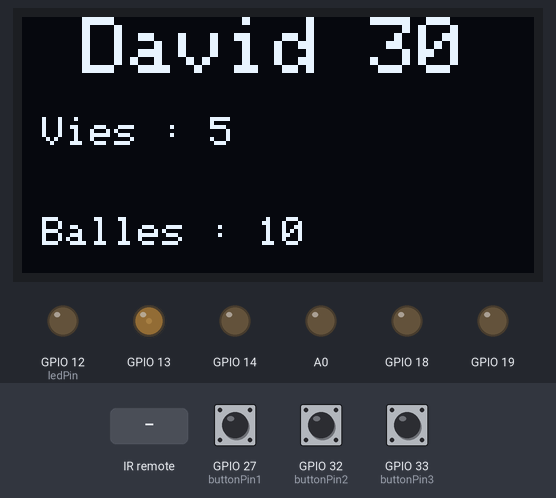
A sketch run on a simulated ESP8266 (NodeMCU). On the bench: 128×64 one-colour display, output pins drawn as LEDs (lit = HIGH). Dashed ring = blinking. Inputs (shaded band) come from the test bench; at power-on: GPIO 27 (buttonPin1) HIGH, GPIO 32 (buttonPin2) HIGH, GPIO 33 (buttonPin3) HIGH. What the sketch prints to the serial monitor is not drawn.

Above: at 1.2 s.
1.3 s: infrared code 0x700200 received
At 1.7 s:
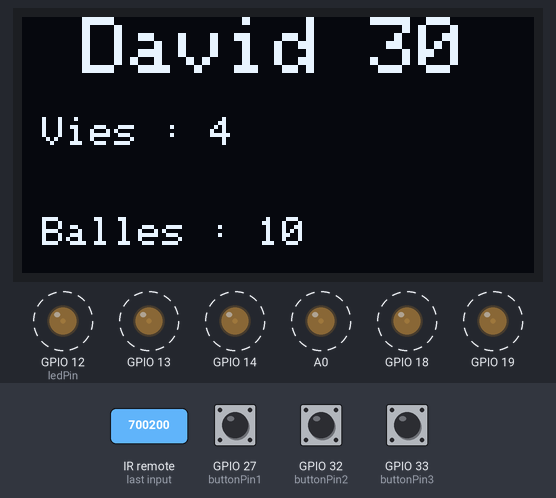
4.3 s: GPIO 27 (buttonPin1) pulled LOW for 3.2 s
At 8.2 s:
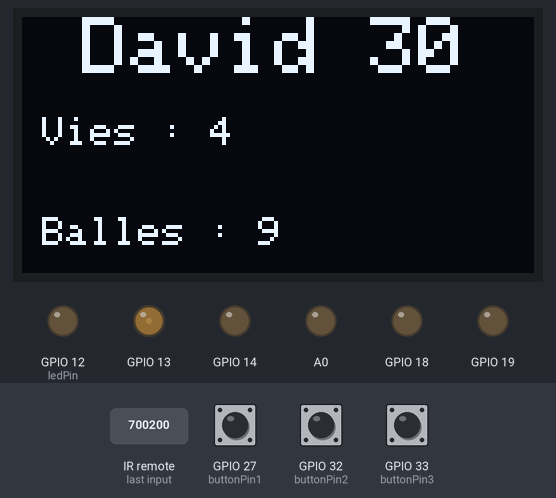
9.0 s: GPIO 32 (buttonPin2) pulled LOW for 0.15 s
At 9.4 s:
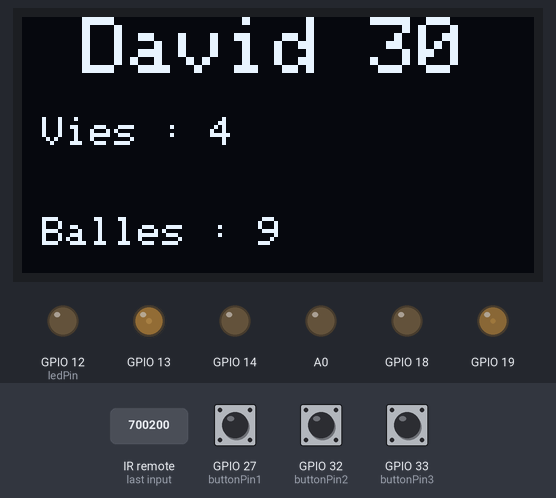
11.1 s: GPIO 33 (buttonPin3) pulled LOW for 0.15 s
At 12.8 s:
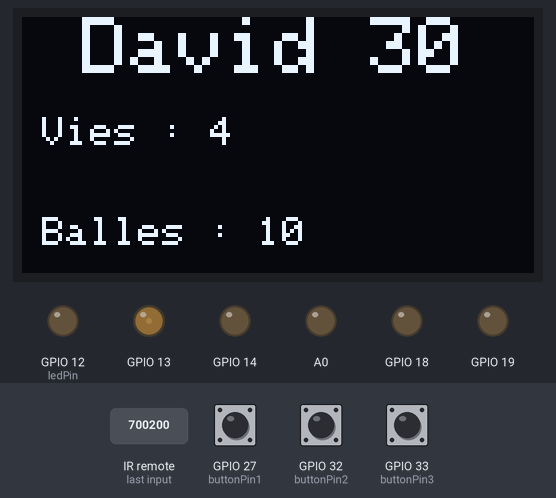
13.1 s: GPIO 32 (buttonPin2) pulled LOW for 1 s
At 14.4 s:
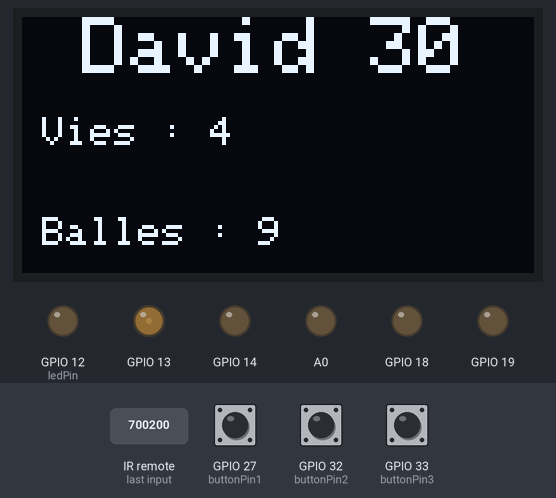
15.6 s: infrared code 0x700300 received
At 17.0 s:
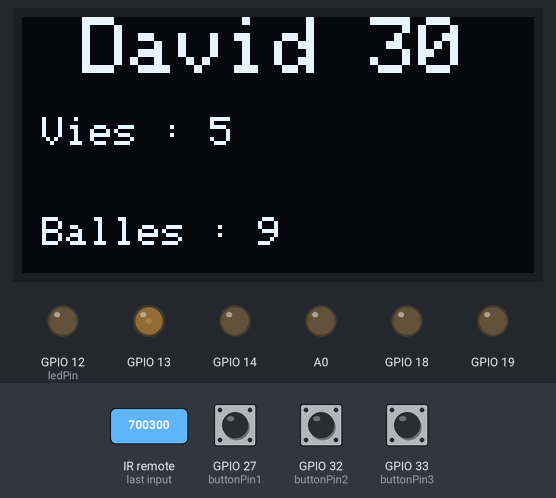
Timing chart, 0 to 18.1 s (numbered marks = the images above; inputs shaded):
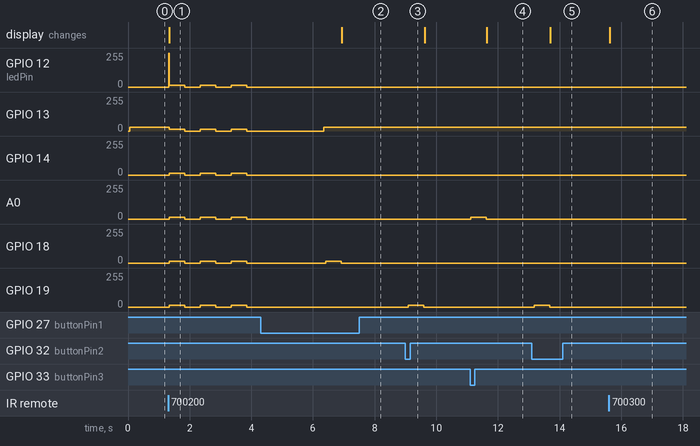

Measured:
- after the input at 1.3 s, GPIO 12 (ledPin), GPIO 13, GPIO 14, A0, GPIO 18, GPIO 19: alternates 13/255 for 0.50 s and 0/255 for 0.50 s, starting at once; the display: changes at once (image 1)
- after the input at 4.3 s, GPIO 18: 0/255 → 13/255 after 2.1 s, → 0/255 0.50 s later; the display: changes after 2.6 s (image 2)
- after the input at 9.0 s, GPIO 19: 0/255 → 13/255 after 0.09 s, → 0/255 0.50 s later
- after the input at 11.1 s, A0: 0/255 → 13/255 at once, → 0/255 0.50 s later; the display: changes after 0.54 s (image 4)
- after the input at 13.1 s, GPIO 19: 0/255 → 13/255 after 0.08 s, → 0/255 0.50 s later; the display: changes after 0.60 s (image 5)
- after the input at 15.6 s, the display: changes at once (image 6)

The sketch:

v4_test.ino
```cpp
//imporattion librairies
#include <Arduino.h>
#include <IRremoteESP8266.h>
#include <IRsend.h>
#include <IRrecv.h>
#include <IRutils.h>
#include <Wire.h>
#include <Adafruit_GFX.h>
#include <Adafruit_SSD1306.h>
#include "RGBLed.h"


//definition des ports
#define SCREEN_WIDTH 128 // OLED display width, in pixels
#define SCREEN_HEIGHT 64 // OLED display height, in pixels
#define IR_PIN 4
int RECV_PIN = 2;
int ledPin = 12;
const int buttonPin1 = 27;
const int buttonPin2 = 32;
const int buttonPin3 = 33;

RGBLed led1(14, 13, 12);
RGBLed led2(19, 18, 17);

int buttonState1 = 0;
int lastButtonState1 = HIGH;  // Ajout d'une variable pour suivre l'état précédent du bouton

int buttonState2 = 0;
int lastButtonState2 = HIGH;  // Ajout d'une variable pour suivre l'état précédent du bouton

int buttonState3 = 0;
int lastButtonState3 = HIGH;  // Ajout d'une variable pour suivre l'état précédent du bouton

Adafruit_SSD1306 display(SCREEN_WIDTH, SCREEN_HEIGHT, &Wire, -1); // Declaration for an SSD1306 display connected to I2C (SDA, SCL pins)

int vie = 5;
int balle = 10;
int fin = 5;

IRsend irsend(IR_PIN);  // Set the GPIO to be used to sending the message.
IRrecv irrecv(RECV_PIN);

decode_results results;

//initialisation des valeurs
void setup() {
  irsend.begin();
  irsend.enableIROut(38);  // Set the frequency to 38 kHz
  Serial.begin(9600);
  Serial.println("Enabling IRin");
  irrecv.enableIRIn(); // Start the receiver
  Serial.println("Enabled IRin");
  pinMode(ledPin, OUTPUT);
  pinMode(buttonPin1, INPUT_PULLUP);
  pinMode(buttonPin2, INPUT_PULLUP);
  pinMode(buttonPin3, INPUT_PULLUP);

  // Ecran
  if(!display.begin(SSD1306_SWITCHCAPVCC, 0x3C)) { // Address 0x3D for 128x64
    Serial.println(F("SSD1306 allocation failed"));
    for(;;);
  }
  //delay(2000);
  //Ecran
  display.clearDisplay();

  display.setTextSize(2);
  display.setTextColor(WHITE);
  display.setCursor(15, 0);
  // Display static text
  display.println("David 30");

  display.setTextSize(1);
  display.setCursor(5, 25);
  display.println("Vies : " + String(vie));
  display.setCursor(5, 50);
  display.println("Balles : " + String(balle));
  display.display();

  led1.setColor(0, 27, 27);
}

//boucle infinie
void loop() {
  if (vie >0)
  {
    //reception message ir
    if (irrecv.decode(&results)) {
      Serial.println(results.value, HEX);
      irrecv.resume(); // Receive the next value
      digitalWrite(ledPin, HIGH);
      //led.setColor(13, 0, 0);
      if (results.value == 0x700300)
      {
        //results.value = 0x000000;
        vie = vie + 1;
      }
      else {
      if (results.value == 0x700200)
      {
        //results.value = 0x000000;
        vie = vie - 1;
        if (vie >0)
        {
          //Ecran
          display.clearDisplay();

          display.setTextSize(2);
          display.setTextColor(WHITE);
          display.setCursor(15, 0);
          // Display static text
          display.println("David 30");

          display.setTextSize(1);
          display.setCursor(5, 25);
          display.println("Vies : " + String(vie));
          display.setCursor(5, 50);
          display.println("Balles : " + String(balle));
          display.display();

          for (int i = 0; i<3; i++)
          {
            led1.setColor(13, 13, 13);
            led2.setColor(13, 13, 13);
            delay(500);  // Reduced delay
            led1.setColor(0, 0, 0);
            led2.setColor(0, 0, 0);
            delay(500);  // Reduced delay
          }
          delay(2000);  // Reduced delay
          led1.setColor(0, 27, 27);
        }
      }
      // else {
      //       display.clearDisplay();
      //       display.setTextSize(2);
      //       display.setTextColor(WHITE);
      //       display.setCursor(15, 0);
      //       // Display static text
      //       display.println("David 30");
      //       display.setTextSize(1);
      //       display.setCursor(5, 25);
      //       display.println("Code : " + String(results.value));
      //       display.display();

      //       led1.setColor(0, 27, 27);
      //       led1.setColor(13, 13, 13);
      //       led2.setColor(13, 13, 13);
      //       delay(500);  // Reduced delay
      //       led1.setColor(0, 0, 0);
      //       led2.setColor(0, 0, 0);
      //       delay(500);  // Reduced delay
      //       led1.setColor(0, 27, 27);

      //       delay(1000);
      //   }
      }

    }
    //delay(100);
    digitalWrite(ledPin, LOW);
    if (balle >0)
    {
      buttonState1 = digitalRead(buttonPin1);  // Read the button state here
      if (buttonState1 == LOW && lastButtonState1 == HIGH) {  // Vérifiez si l'état du bouton est passé de HIGH à LOW
        irsend.sendNEC(0x700200, 32);
        balle = balle - 1;
        led2.setColor(0, 13, 0);
        delay(500);  // Reduced delay
        led2.setColor(0, 0, 0);
      }
      lastButtonState1 = buttonState1;  // Mettez à jour l'état précédent du bouton

      buttonState2 = digitalRead(buttonPin2);  // Read the button state here
      if (buttonState2 == LOW && lastButtonState2 == HIGH) {  // Vérifiez si l'état du bouton est passé de HIGH à LOW
        irsend.sendNEC(0x700300, 32);
        balle = balle - 1;
        led2.setColor(13, 0, 0);
        delay(500);  // Reduced delay
        led2.setColor(0, 0, 0);
      }
      lastButtonState2 = buttonState2;  // Mettez à jour l'état précédent du bouton

      //Ecran
      display.clearDisplay();

      display.setTextSize(2);
      display.setTextColor(WHITE);
      display.setCursor(15, 0);
      // Display static text
      display.println("David 30");

      display.setTextSize(1);
      display.setCursor(5, 25);
      display.println("Vies : " + String(vie));
      display.setCursor(5, 50);
      display.println("Balles : " + String(balle));
      display.display();

    }
    else
    {
         //Ecran
      display.clearDisplay();

      display.setTextSize(2);
      display.setTextColor(WHITE);
      display.setCursor(15, 0);
      // Display static text
      display.println("David 30");

      display.setTextSize(1);
      display.setCursor(5, 25);
      display.println("Vies : " + String(vie));
      display.setCursor(10, 40);
      display.setTextSize(2);
      display.println("Rechargez");
      display.display();


      /*led2.setColor(13, 13, 0);
      delay(50);  // Reduced delay
      led2.setColor(0, 0, 0);
      delay(50);  // Reduced delay*/

    }
      buttonState3 = digitalRead(buttonPin3);  // Read the button state here
    if (buttonState3 == LOW && lastButtonState3 == HIGH) {  // Vérifiez si l'état du bouton est passé de HIGH à LOW
      //irsend.sendNEC(0x700200, 32);
      balle = 10;
      led2.setColor(0, 0, 13);
      delay(500);  // Reduced delay
      led2.setColor(0, 0, 0);
    }
    lastButtonState3 = buttonState3;  // Mettez à jour l'état précédent du bouton

  }
  else
  {
    //Ecran
      display.clearDisplay();

      display.setTextSize(2);
      //display.setTextColor(WHITE);
      display.setCursor(15, 0);
      // Display static text
      display.println("David 30");

      display.setCursor(5, 30);
      display.setTextSize(2);
      display.println("FIN DU JEU");
      display.display();

      if(fin>0)
      {
        led1.setColor(13, 13, 13);
        led2.setColor(13, 13, 13);
        delay(500);  // Reduced delay
        led1.setColor(0, 0, 0);
        led2.setColor(0, 0, 0);
        delay(500);  // Reduced delay
        fin --;
      }
  }
}
```

RGBLed.h
```cpp
#ifndef RGBLED_H
#define RGBLED_H

#include <Arduino.h>

class RGBLed {
  public:
    RGBLed(int redPin, int greenPin, int bluePin)
      : redPin(redPin), greenPin(greenPin), bluePin(bluePin) {
      // Initialiser les broches en sortie
      pinMode(redPin, OUTPUT);
      pinMode(greenPin, OUTPUT);
      pinMode(bluePin, OUTPUT);
    }

    void setColor(int red, int green, int blue) {
      analogWrite(redPin, red);
      analogWrite(greenPin, green);
      analogWrite(bluePin, blue);
    }

  private:
    int redPin;
    int greenPin;
    int bluePin;
};

#endif
```
